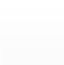
<?xml version="1.0" encoding="UTF-8"?>
<ui version="4.0">
 <class>GraphicsStartNode</class>
 <widget class="QWidget" name="GraphicsStartNode">
  <property name="geometry">
   <rect>
    <x>0</x>
    <y>0</y>
    <width>64</width>
    <height>65</height>
   </rect>
  </property>
  <property name="windowTitle">
   <string>Form</string>
  </property>
  <property name="styleSheet">
   <string notr="true">background-color: rgba(255, 255, 255, 0);</string>
  </property>
  <widget class="QPushButton" name="outputPort">
   <property name="geometry">
    <rect>
     <x>0</x>
     <y>0</y>
     <width>71</width>
     <height>71</height>
    </rect>
   </property>
   <property name="styleSheet">
    <string notr="true">QPushButton {
    background-image:url(:/img/img/startNode.png);
	
	background-color: rgba(255, 255, 255, 0);
}
QPushButton:hover{
	background-image:url(:/img/img/startNode-hover.png);
	
	background-color: rgba(255, 255, 255, 0);
}
QPushButton:pressed{
	
	background-image:url(:/img/img/startNode-press.png);
	
	background-color: rgba(255, 255, 255, 0);
}</string>
   </property>
   <property name="text">
    <string/>
   </property>
  </widget>
 </widget>
 <resources/>
 <connections/>
</ui>
